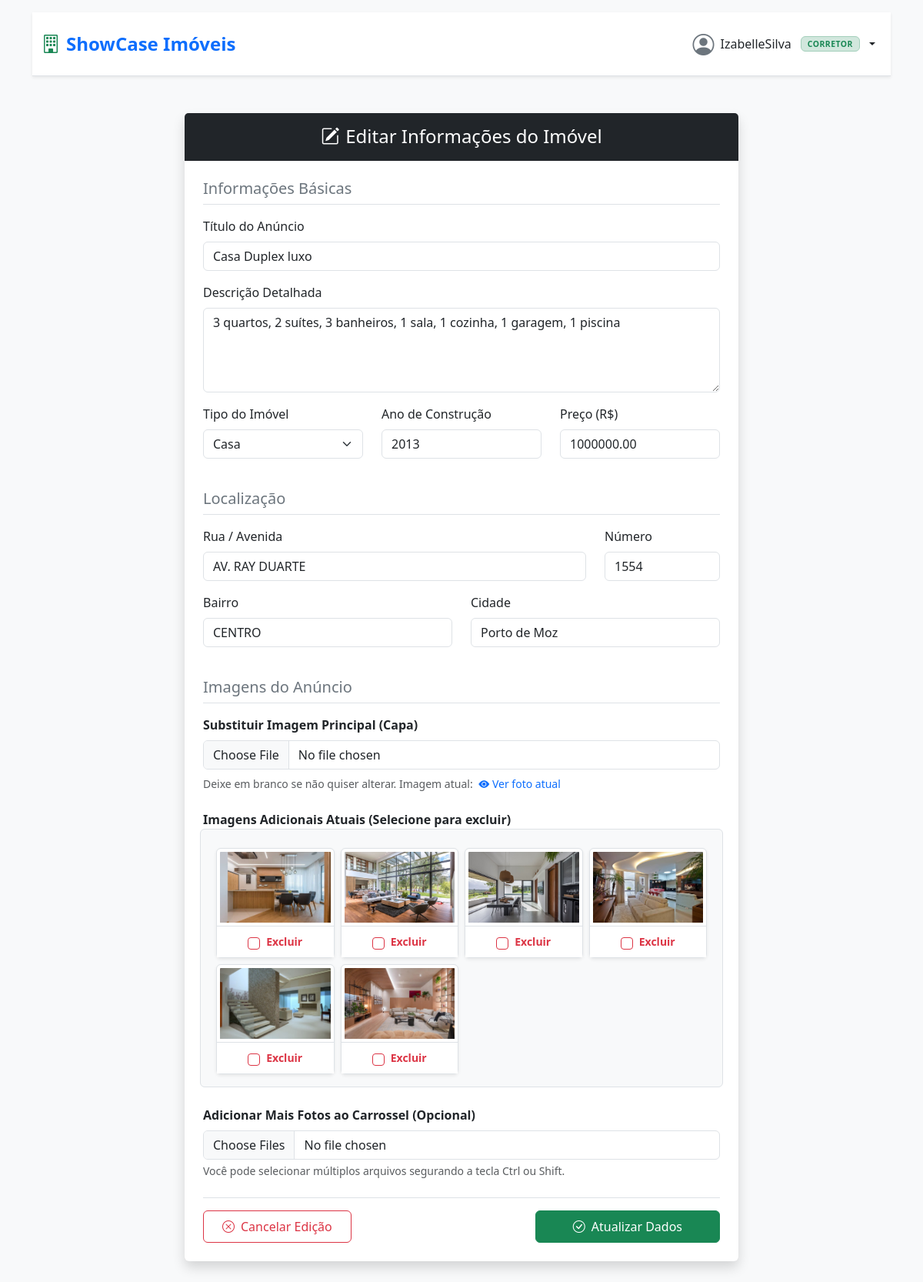
The app's page /vitrine/editar_imovel/7/ (signed in) with its own data.
### vitrine/models.py (models this page shows, shortened)
class Imovel(models.Model):
    corretor = models.ForeignKey(User, on_delete=models.CASCADE, verbose_name="Corretor Responsável")
    titulo = models.CharField(max_length=100)
    descricao = models.TextField()
    tipo_Imovel = models.CharField(max_length=50)
    ano_construcao = models.IntegerField()
    preco = models.FloatField()
    logradouro = models.CharField(max_length=100, verbose_name="Rua/Avenida")
    numero = models.CharField(max_length=10, verbose_name="Número")
    bairro = models.CharField(max_length=100, verbose_name="Bairro")
    cidade = models.CharField(max_length=100, verbose_name="Cidade")
    imagem_principal = models.ImageField(upload_to="media/img")

class ImagemImovel(models.Model):
    imovel = models.ForeignKey(Imovel, on_delete=models.CASCADE, related_name="imagens")
    imagem = models.ImageField(upload_to="media/img")

### vitrine/views.py (the view)
# urls.py: path('/editar_imovel/<int:id>/', editar_imovel, name='editar_imovel'),
@corretor_required
def editar_imovel(request, id):
    imovel_existente = get_object_or_404(Imovel, id=id)
    if request.method == "POST":
        form = ImovelForm(request.POST, request.FILES, instance=imovel_existente)
        if form.is_valid():
            form.save()
            fotos_para_excluir = request.POST.getlist('excluir_fotos')
            if fotos_para_excluir:
                  imovel_existente.imagens.filter(id__in=fotos_para_excluir).delete()
            novas_imagens = request.FILES.getlist('imagens_adicionais')
            for foto in novas_imagens:
                ImagemImovel.objects.create(imovel=imovel_existente, imagem=foto)
            messages.success(request, 'As alterações do imóvel foram salvas com sucesso!')
            return redirect('pagina_inicial')
    else:
          form = ImovelForm(instance=imovel_existente)
    fotos_atuais = imovel_existente.imagens.all()
    dados_para_tela = {
        'form': form,
        'imovel': imovel_existente,
        'fotos': fotos_atuais
    }
    return render(request, 'editar_imovel.html', dados_para_tela)

### vitrine/views.py (called while the page is built)
def corretor_required(view_func):
    @wraps(view_func)
    def wrapped_view(request, *args, **kwargs):
        if not request.user.is_authenticated:
            messages.error(request, 'Você precisa estar logado para acessar esta página!')
            return redirect('login')
        if not hasattr(request.user, 'perfil_corretor'):
            messages.error(request, 'Apenas usuários do tipo Corretor podem realizar essa ação!')
            return redirect('pagina_inicial')
        return view_func(request, *args, **kwargs)
    return wrapped_view

### template/editar_imovel.html (shortened to what this page needs)
{%extends 'base.html'%}
{% load static %}
{%block content%}
<div class="container my-5">
    <div class="row justify-content-center">
        <div class="col-md-8">
            <div class="card shadow border-0">
                <div class="card-header bg-dark text-white text-center py-3">
                    <h4 class="mb-0"><i class="bi bi-pencil-square me-2"></i>Editar Informações do Imóvel</h4>
                </div>
                <div class="card-body p-4">
                    <form action="{% url 'editar_imovel' imovel.id %}" method="POST" enctype="multipart/form-data">
                        <h5 class="text-secondary border-bottom pb-2 mb-3">Informações Básicas</h5>
                        <div class="mb-3">
                            <label for="titulo" class="form-label">Título do Anúncio</label>
                            <input type="text" class="form-control" id="titulo" name="titulo"
                                   value="{{ imovel.titulo }}" required>
                        </div>
                        <div class="mb-3">
                            <label for="descricao" class="form-label">Descrição Detalhada</label>
                            <textarea class="form-control" id="descricao" name="descricao" rows="4" required>{{ imovel.descricao }}</textarea>
                        </div>
                        <div class="row">
                            <div class="col-md-4 mb-3">
                                <label for="tipo_Imovel" class="form-label">Tipo do Imóvel</label>
                                <select class="form-select" id="tipo_Imovel" name="tipo_Imovel" required>
                                    <option value="Casa" {% if imovel.tipo_Imovel == 'Casa' %} selected {% endif %}>Casa</option>
                                </select>
                            </div>
                            <div class="col-md-4 mb-3">
                                <label for="ano_construcao" class="form-label">Ano de Construção</label>
                                <input type="number" class="form-control" id="ano_construcao" name="ano_construcao"
                                       value="{{ imovel.ano_construcao }}" required>
                            </div>
                            <div class="col-md-4 mb-3">
                                <label for="preco" class="form-label">Preço (R$)</label>
                                <input type="number" step="0.01" class="form-control" id="preco" name="preco"
                                       value="{{ imovel.preco|stringformat:'.2f' }}" required>
                            </div>
                        </div>
                        <h5 class="text-secondary border-bottom pb-2 mb-3 mt-4">Localização</h5>
                        <div class="row">
                            <div class="col-md-9 mb-3">
                                <label for="logradouro" class="form-label">Rua / Avenida</label>
                                <input type="text" class="form-control" id="logradouro" name="logradouro"
                                       value="{{ imovel.logradouro }}" required>
                            </div>
                            <div class="col-md-3 mb-3">
                                <label for="numero" class="form-label">Número</label>
                                <input type="text" class="form-control" id="numero" name="numero"
                                       value="{{ imovel.numero }}" required>
                            </div>
                        </div>
                        <div class="row">
                            <div class="col-md-6 mb-3">
                                <label for="bairro" class="form-label">Bairro</label>
                                <input type="text" class="form-control" id="bairro" name="bairro"
                                       value="{{ imovel.bairro }}" required>
                            </div>
                            <div class="col-md-6 mb-3">
                                <label for="cidade" class="form-label">Cidade</label>
                                <input type="text" class="form-control" id="cidade" name="cidade"
                                       value="{{ imovel.cidade }}" required>
                            </div>
                        </div>
                        <h5 class="text-secondary border-bottom pb-2 mb-3 mt-4">Imagens do Anúncio</h5>
                        <div class="mb-4">
                            <label for="imagem_principal" class="form-label fw-bold">Substituir Imagem Principal (Capa)</label>
                            <input class="form-control" type="file" id="imagem_principal" name="imagem_principal" accept="image/*">
                            <div class="form-text mt-2">
                                Deixe em branco se não quiser alterar. Imagem atual:
                                <a href="{{ imovel.imagem_principal.url }}" target="_blank"
                                   class="text-decoration-none ms-1">
                                    <i class="bi bi-eye-fill"></i> Ver foto atual
                                </a>
                            </div>
                        </div>
                        <div class="mb-3">
                            <label class="form-label fw-bold">Imagens Adicionais Atuais (Selecione para excluir)</label>
                            {% if imovel.imagens.all %}
                            <div class="row g-2 border rounded p-3 bg-light">
                                {% for foto in imovel.imagens.all %}
                                <div class="col-6 col-sm-4 col-md-3 text-center position-relative">
                                    <div class="card h-100 border shadow-sm">
                                        <img src="{{ foto.imagem.url }}" class="card-img-top p-1 img-miniatura-edicao" alt="Foto adicional">
                                        <div class="card-body p-2 bg-white border-top">
                                            <div class="form-check d-flex justify-content-center align-items-center m-0">
                                                <input class="form-check-input me-2 border-danger" type="checkbox"
                                                       name="excluir_fotos" value="{{ foto.id }}"
                                                       id="foto_{{ foto.id }}">
                                                <label class="form-check-label text-danger small fw-bold" for="foto_{{ foto.id }}">
                                                    Excluir
                                                </label>
                                            </div>
                                        </div>
                                    </div>
                                </div>
                                {% endfor %}
                            </div>
                            {% else %}
                            <p class="text-muted small italic border rounded p-3 bg-light">Nenhuma imagem adicional
                                cadastrada para este imóvel.</p>
                            {% endif %}
                        </div>
                        <div class="mb-3 mt-4">
                            <label for="imagens_adicionais" class="form-label fw-bold">Adicionar Mais Fotos ao Carrossel
                                (Opcional)</label>
                            <input class="form-control" type="file" id="imagens_adicionais" name="imagens_adicionais"
                                   accept="image/*" multiple>
                            <div class="form-text">Você pode selecionar múltiplos arquivos segurando a tecla Ctrl ou
                                Shift.
                            </div>
                        </div>
                        <div class="d-flex justify-content-between border-top pt-3 mt-4">
                            <a href="{% url 'detalhes_imovel' imovel.id %}" class="btn btn-outline-danger px-4 py-2">
                                <i class="bi bi-x-circle me-2"></i>Cancelar Edição
                            </a>
                            <button type="submit" class="btn btn-success px-5 py-2">
                                <i class="bi bi-check-circle me-2"></i>Atualizar Dados
                            </button>
                        </div>
                    </form>
                </div>
            </div>
        </div>
    </div>
</div>
{% endblock %}

### template/base.html (shortened to what this page needs)
{% load static %}
<!DOCTYPE html>
<html lang="pt-br">
<head>
    <link href="https://cdn.jsdelivr.net/npm/bootstrap@5.3.8/dist/css/bootstrap.min.css" rel="stylesheet"
>
    <link rel="stylesheet" href="https://cdn.jsdelivr.net/npm/bootstrap-icons@1.11.3/font/bootstrap-icons.min.css">
    <link rel="stylesheet" href="{% static 'css/style.css' %}">
</head>
<body class="bg-light">
<div class="container mt-3">
    {% if user.is_authenticated %}
    <nav class="navbar navbar-expand-lg navbar-light bg-white shadow-sm border-bottom py-3">
        <div class="container-fluid">
            <a class="navbar-brand fw-bold text-primary fs-4 d-flex align-items-center gap-2"
               href="{% url 'pagina_inicial' %}">
                <i class="bi bi-building text-success"></i>
                <span>ShowCase Imóveis</span>
            </a>
            <div class="collapse navbar-collapse" id="conteudoNavbar">
                <div class="navbar-nav ms-auto align-items-lg-center mt-2 mt-lg-0">
                    <div class="dropdown">
                        <button class="d-flex align-items-center gap-2 border-0 bg-transparent text-decoration-none dropdown-toggle link-dark fw-medium py-1 px-2 rounded-3 hover-bg w-100 text-start"
                                type="button" id="dropdownPerfil" data-bs-toggle="dropdown" aria-expanded="false">
                            <i class="bi bi-person-circle fs-3 text-secondary"></i>
                            <span class="d-none d-sm-inline">{{ user.username }}</span>
                            {% if user.perfil_corretor %}
                            <span class="badge bg-success-subtle text-success border border-success-subtle text-uppercase px-2 py-1 ms-1 navbar-badge-perfil">Corretor</span>
                            {% else %}
                            <span class="badge bg-info-subtle text-info border border-info-subtle text-uppercase px-2 py-1 ms-1 navbar-badge-perfil">Cliente</span>
                            {% endif %}
                        </button>
                    </div>
                </div>
            </div>
        </div>
    </nav>
    {% endif %}
    <main>
        {% block content%}
        {% endblock %}
    </main>
</div>
</body>
</html>

### static/css/style.css (style rules this page uses)
input[type=number] { -moz-appearance: textfield; appearance: none; }
.navbar-badge-perfil { font-size: 0.65rem; letter-spacing: 0.5px; }
.navbar .hover-bg { transition: background-color 0.2s ease; }
.img-miniatura-edicao { height: 100px; object-fit: cover; }

### records on screen
Imovel: titulo "Casa Duplex luxo", descricao "3 quartos, 2 suítes, 3 banheiros, 1 sala, 1 cozinha, 1 garagem, 1 piscina", tipo_Imovel "Casa", ano_construcao "2013", preco "1000000.00", logradouro "AV. RAY DUARTE", numero "1554", bairro "CENTRO", cidade "Porto de Moz"
ImagemImovel: imagem (picture)
ImagemImovel: imagem (picture)
ImagemImovel: imagem (picture)
ImagemImovel: imagem (picture)
ImagemImovel: imagem (picture)
ImagemImovel: imagem (picture)

### other values on screen
{{ user.username }} "IzabelleSilva"
